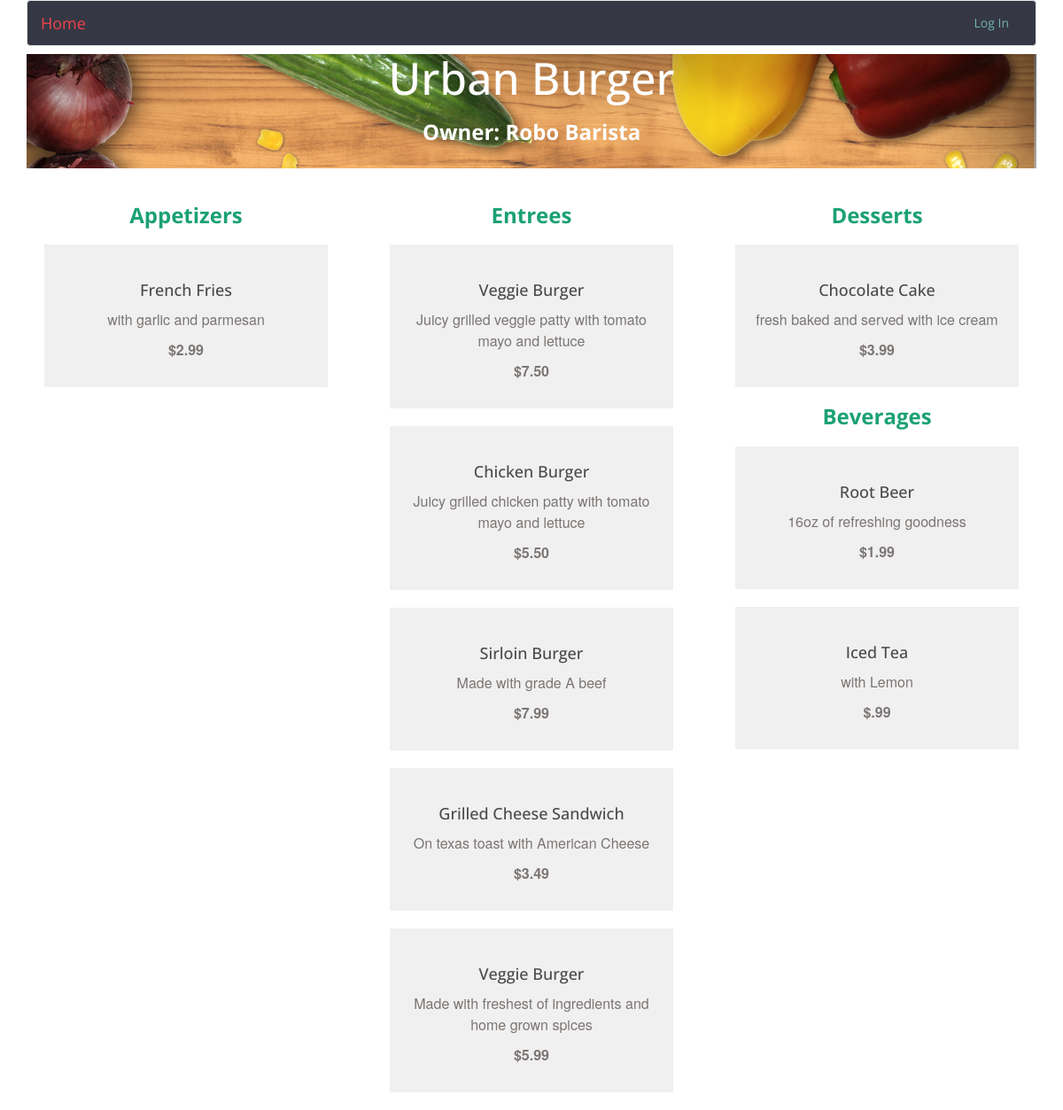
Screenshot of /restaurant/1/menu/ with the database file from the repository.
### database_setup.py (models this page shows, shortened)
class Restaurant(Base):
    __tablename__ = 'restaurant'
    id = Column(Integer, primary_key=True)
    name = Column(String(250), nullable=False)
    user_id = Column(Integer, ForeignKey('user.id'))
    user = relationship(User)

class User(Base):
    __tablename__ = 'user'
    id = Column(Integer, primary_key=True)
    name = Column(String(250), nullable=False)
    email = Column(String(250), nullable=False)
    picture = Column(String(250))

class MenuItem(Base):
    __tablename__ = 'menu_item'
    name = Column(String(80), nullable=False)
    id = Column(Integer, primary_key=True)
    description = Column(String(250))
    price = Column(String(8))
    course = Column(String(250))
    restaurant_id = Column(Integer, ForeignKey('restaurant.id'))
    restaurant = relationship(Restaurant)
    user_id = Column(Integer, ForeignKey('user.id'))
    user = relationship(User)

### project.py (the view, shortened to what this page needs)
@app.route('/restaurant/<int:restaurant_id>/')
@app.route('/restaurant/<int:restaurant_id>/menu/')
def showMenu(restaurant_id):
    restaurant = session.query(Restaurant).filter_by(id=restaurant_id).one()
    creator = getUserInfo(restaurant.user_id)
    items = session.query(MenuItem).filter_by(
        restaurant_id=restaurant_id).all()
    if ('username' not in login_session or
            creator.id != login_session['user_id']):
        return render_template(
            'publicmenu.html',
            items=items,
            restaurant=restaurant,
            creator=creator
            )

### project.py (called while the page is built)
def getUserInfo(user_id):
    user = session.query(User).filter_by(id=user_id).one()
    return user

### templates/publicmenu.html (shortened to what this page needs)
{% extends "base.html" %}
{% block body %}
    <div class="container">
        <div class="title">
            <h1>{{ restaurant.name }}</h1>
            <h2>Owner: {{ creator.name }}</h2>
        </div>
    {% if items != [] %}
        <div class="row">
            <div class="col-md-4">
                <h2>Appetizers</h2>
                    {% for i in items %}
                        {% if i.course == 'Appetizer' %}
                            <div class="menu-item">
                                <h3>{{i.name}}</h3>
                                <p>{{i.description}}</p>
                                <p class="menu-price">{{i.price}}</p>
                            </div>
                        {% endif %}
                    {% endfor %}
            </div>
            <div class="col-md-4">
                <h2>Entrees</h2>
                    {% for i in items %}
                        {% if i.course == 'Entree' %}
                        <div class="menu-item">
                            <h3>{{i.name}}</h3>
                            <p>{{i.description}}</p>
                            <p class="menu-price">{{i.price}}</p>
                        </div>
                        {% endif %}
                    {% endfor %}
            </div>
            <div class="col-md-4">
                <h2>Desserts</h2>
                    {% for i in items %}
                        {% if i.course == 'Dessert' %}
                        <div class="menu-item">
                            <h3>{{i.name}}</h3>
                            <p>{{i.description}}</p>
                            <p class="menu-price">{{i.price}}</p>
                        </div>
                        {% endif %}
                    {% endfor %}
                <h2>Beverages</h2>
                    {% for i in items %}
                        {% if i.course == 'Beverage' %}
                        <div class="menu-item">
                            <h3>{{i.name}}</h3>
                            <p>{{i.description}}</p>
                            <p class="menu-price">{{i.price}}</p>
                        </div>
                        {% endif %}
                    {% endfor %}
            </div>
        </div>
    {% endif %}
    </div>
{% endblock %}

### static/css/style.css (style rules this page uses)
* { font-family: 'Open Sans', sans-serif; }
h1 { font-size: 50px; color: white; margin: 10px; }
.title h2 { color: white; }
h2 { text-align: center; font-size: 24px; color: #1BA173; font-weight: 700; }
h3 { font-size: 18px; color: #4A4A4A; line-height: 23px; }
p { font-family: "Helvetica Neue", Roboto, Helvetica, Arial, sans-serif; font-size: 16px; color: #7B7573; line-height: 24px; font-weight: 400; }
.menu-item { text-align: center; background: #F0F0F0; padding: 20px; margin: 20px; }
.menu-price { font-weight: 700; }
.title { text-align: center; background-image: url(../image/food.jpg); background-size: cover; margin-bottom: 20px; min-height: 129px; }

### rows the page displays
Restaurant: name "Urban Burger"
User: name "Robo Barista"
MenuItem: name "French Fries", description "with garlic and parmesan", price "$2.99"
MenuItem: name "Veggie Burger", description "Juicy grilled veggie patty with tomato mayo and lettuce", price "$7.50"
MenuItem: name "Chicken Burger", description "Juicy grilled chicken patty with tomato mayo and lettuce", price "$5.50"
MenuItem: name "Sirloin Burger", description "Made with grade A beef", price "$7.99"
MenuItem: name "Grilled Cheese Sandwich", description "On texas toast with American Cheese", price "$3.49"
MenuItem: name "Veggie Burger", description "Made with freshest of ingredients and home grown spices", price "$5.99"
MenuItem: name "Chocolate Cake", description "fresh baked and served with ice cream", price "$3.99"
MenuItem: name "Root Beer", description "16oz of refreshing goodness", price "$1.99"
MenuItem: name "Iced Tea", description "with Lemon", price "$.99"
